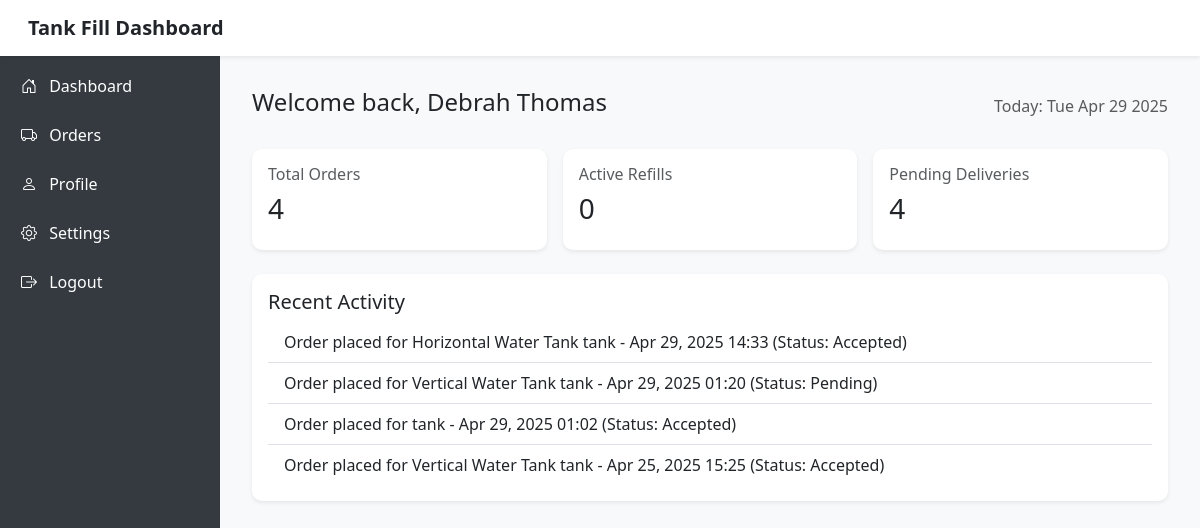
The page /customer_dashboard/ (signed in) on the database its author committed.
### authentication/models.py (models this page shows, shortened)
class User(AbstractBaseUser, PermissionsMixin):
    user_id = UniqueIDField(primary_key=True, unique=True, editable=False)
    email = models.EmailField(unique=True, blank=True, null=True)
    phone_number = models.CharField(max_length=15, unique=True, validators=[
        RegexValidator(regex=r'^\+?\d{9,15}$', message="Enter a valid phone number.")
    ])
    full_name = models.CharField(max_length=100)
    address = models.CharField(max_length=255, blank=True, null=True)
    gender = models.CharField(max_length=10, choices=GENDER_CHOICES, blank=True, null=True)
    photo = models.ImageField(upload_to='uploaded_files/kyc/photos/', default='media/profile.png', null=True, blank=True)
    date_joined = models.DateTimeField(default=timezone.now)
    is_active = models.BooleanField(default=True)
    is_staff = models.BooleanField(default=False)
    is_customer = models.BooleanField(default=False)
    is_vendor = models.BooleanField(default=False)
    is_driver = models.BooleanField(default=False)
    is_admin = models.BooleanField(default=False)
    groups = models.ManyToManyField(Group, related_name="custom_user_groups", blank=True)
    user_permissions = models.ManyToManyField(Permission, related_name="custom_user_permissions", blank=True)
    objects = CustomUserManager()
    USERNAME_FIELD = 'phone_number'
    REQUIRED_FIELDS = ['email', 'full_name']
    def get_full_name(self):
        return f"{self.full_name}"

class Order(models.Model):
    order_id = UniqueIDField(primary_key=True, editable=False, unique=True)
    customer = models.ForeignKey(User, on_delete=models.CASCADE, related_name="orders", limit_choices_to={'is_customer': True})
    vendor = models.ForeignKey(Vendor, on_delete=models.CASCADE, related_name="orders")
    order_date = models.DateTimeField(auto_now_add=True)
    payment_method = models.CharField(max_length=100, choices=PAYMENT_METHODS)
    litres = models.CharField(max_length=100, null=True)
    tank_type = models.CharField(max_length=200, choices=TANK_CHOICES)
    status = models.CharField(
        max_length=20, choices=DELIVERY_STATUS, default='Pending'
    )
    is_complete = models.BooleanField(default=False)
    delivery_location = models.CharField(max_length=200, null=True, blank=True)

### authentication/views.py (the view)
# urls.py: path('customer_dashboard/', CustomerDashboard.as_view(), name='customer_dashboard'),
@method_decorator((login_required, customer_required), name='dispatch')
class CustomerDashboard(View):
    template_name = 'customer/customer_dashboard.html'
    def get(self, request,*args,**kwargs):
        orders = Order.objects.filter(customer=request.user).order_by('-order_date')
        completed_orders = orders.filter(is_complete=True)
        pending_orders = orders.filter(is_complete=False)
        active_refills = orders.filter(status='Delivered')
        context = {
            'orders': orders,
            'completed_orders_count': completed_orders.count(),
            'pending_orders_count': pending_orders.count(),
            'active_refills_count': active_refills.count(),
        }
        return render(request, self.template_name,context)

### templates/customer/customer_dashboard.html (shortened to what this page needs)
<!DOCTYPE html>
<html lang="en">
<head>
  <link href="https://cdn.jsdelivr.net/npm/bootstrap@5.3.0/dist/css/bootstrap.min.css" rel="stylesheet"/>
  <link rel="stylesheet" href="https://cdn.jsdelivr.net/npm/bootstrap-icons@1.10.5/font/bootstrap-icons.css">
</head>
<body>
<nav class="navbar navbar-light bg-white shadow-sm p-3 sticky-top">
  <div class="container-fluid">
    <h5 class="mb-0 fw-bold">Tank Fill Dashboard</h5>
  </div>
</nav>
<div class="sidebar-desktop d-none d-md-block">
  <h4 class="mb-4">Tank Fill</h4>
  <a href="{% url 'customer_dashboard' %}"><i class="bi bi-house-door me-2"></i> Dashboard</a>
  <a href="{% url 'customer_orders' %}"><i class="bi bi-truck me-2"></i> Orders</a>
  <a href="#"><i class="bi bi-person me-2"></i> Profile</a>
  <a href="#"><i class="bi bi-gear me-2"></i> Settings</a>
  <a href="{% url 'logout' %}"><i class="bi bi-box-arrow-right me-2"></i> Logout</a>
</div>
<div class="main-content">
  <div class="d-flex justify-content-between align-items-center mb-4">
    <h2 class="h4">Welcome back, {{request.user.get_full_name}}</h2>
    <span class="text-muted">Today: <span id="date"></span></span>
  </div>
  <div class="row g-3 mb-4">
    <div class="col-sm-6 col-lg-4">
      <div class="card shadow-sm p-3">
        <h6 class="text-muted">Total Orders</h6>
        <h3>{{ orders.count }}</h3>
      </div>
    </div>
    <div class="col-sm-6 col-lg-4">
      <div class="card shadow-sm p-3">
        <h6 class="text-muted">Active Refills</h6>
        <h3>{{ active_refills_count }}</h3>
      </div>
    </div>
    <div class="col-sm-6 col-lg-4">
      <div class="card shadow-sm p-3">
        <h6 class="text-muted">Pending Deliveries</h6>
        <h3>{{ pending_orders_count }}</h3>
      </div>
    </div>
  </div>
  <div class="card shadow-sm p-3">
    <h5>Recent Activity</h5>
    <ul class="list-group list-group-flush">
      {% for order in orders|slice:":5" %}
        <li class="list-group-item">
          Order placed for {{ order.tank_type|title }} tank - {{ order.order_date|date:"M d, Y H:i" }} (Status: {{ order.status }})
        </li>
      {% empty %}
        <li class="list-group-item">No recent activities yet.</li>
      {% endfor %}
    </ul>
  </div>
</div>
</body>
</html>

### templates/customer/customer_dashboard.html (style rules this page uses)
body { background-color: #f8f9fa; }
.card { border: none; border-radius: 10px; }
@media (min-width: 768px) { .sidebar-desktop { position: fixed; top: 0; bottom: 0; width: 220px; background-color: #343a40; padding: 1rem; color: white; } }
@media (min-width: 768px) { .main-content { margin-left: 220px; padding: 2rem; } }
@media (min-width: 768px) { .sidebar-desktop a { display: block; color: white; text-decoration: none; margin-bottom:15px; padding:5px; } }

### rows shown on the page
User: user.get_full_name "Debrah Thomas"
Order: tank_type "Horizontal Water Tank", order_date "Apr 29, 2025 14:33", status "Accepted"
Order: tank_type "Vertical Water Tank", order_date "Apr 29, 2025 01:20", status "Pending"
Order: order_date "Apr 29, 2025 01:02", status "Accepted"
Order: tank_type "Vertical Water Tank", order_date "Apr 25, 2025 15:25", status "Accepted"

### other values the page prints
{{ orders.count }} "4"
{{ active_refills_count }} "0"
{{ pending_orders_count }} "4"
